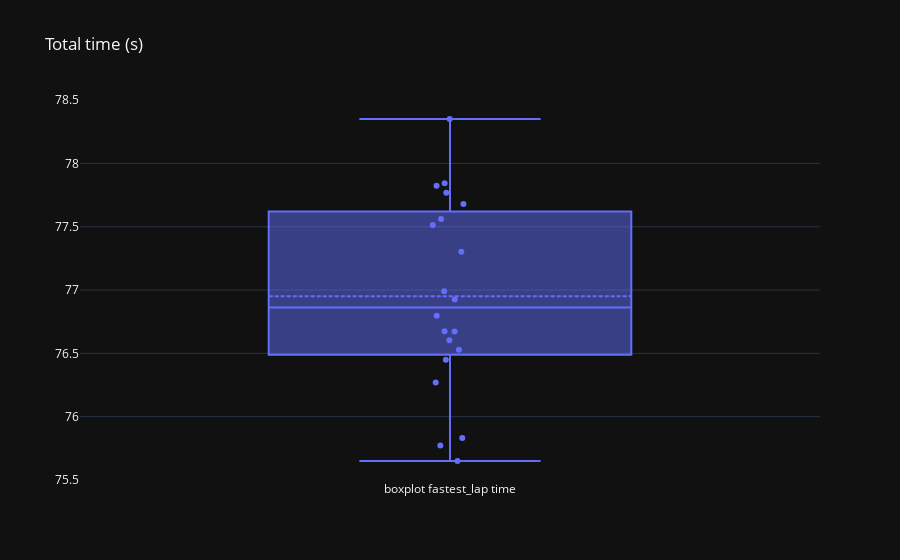

Notebook code cell kept with this figure:
### Code cell
fig = go.Figure(layout=go.Layout(title="Total time (s)", template="plotly_dark"))
fig.add_trace(go.Box(y=last_gp["best_lap"], name="boxplot fastest_lap time", boxpoints="all", jitter=0.1, pointpos=0, boxmean=True, text=last_gp["pilot"]))

### Figure 1 — Plotly figure (JSON) as saved in the notebook; plotly's stock layout.template omitted (floating-point values rounded to 4 significant figures)
{"data": [{"boxmean": true, "boxpoints": "all", "jitter": 0.1, "name": "boxplot fastest_lap time", "pointpos": 0, "text": ["ver", "alo", "oco", "ham", "rus", "lec", "gas", "sai", "nor", "pia", "bot", "dev", "zho", "alb", "tsu", "per", "hul", "sar", "mag", "str"], "type": "box", "y": [76.6, 76.67, 76.53, 75.65, 76.8, 75.77, 75.83, 76.45, 77.84, 77.51, 77.82, 77.56, 76.93, 76.67, 77.68, 76.27, 76.99, 77.3, 78.35, 77.77]}], "layout": {"title": {"text": "Total time (s)"}}}
